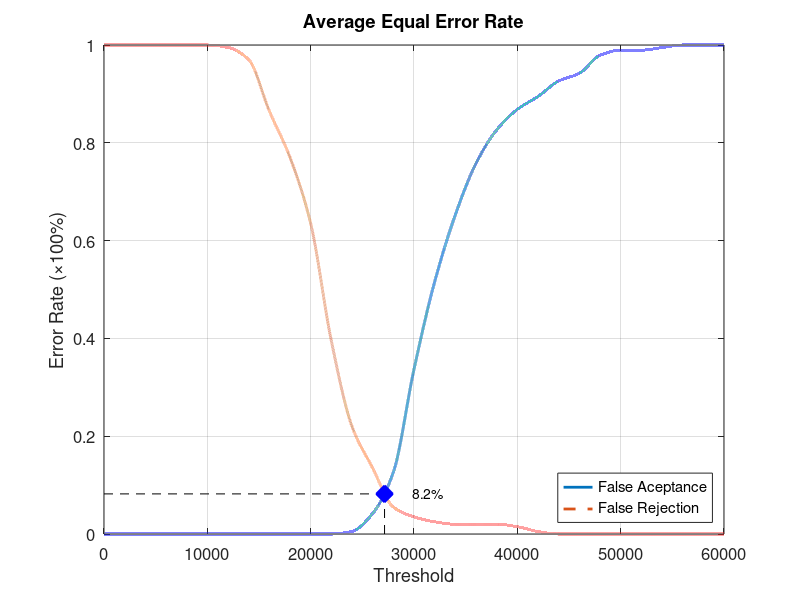
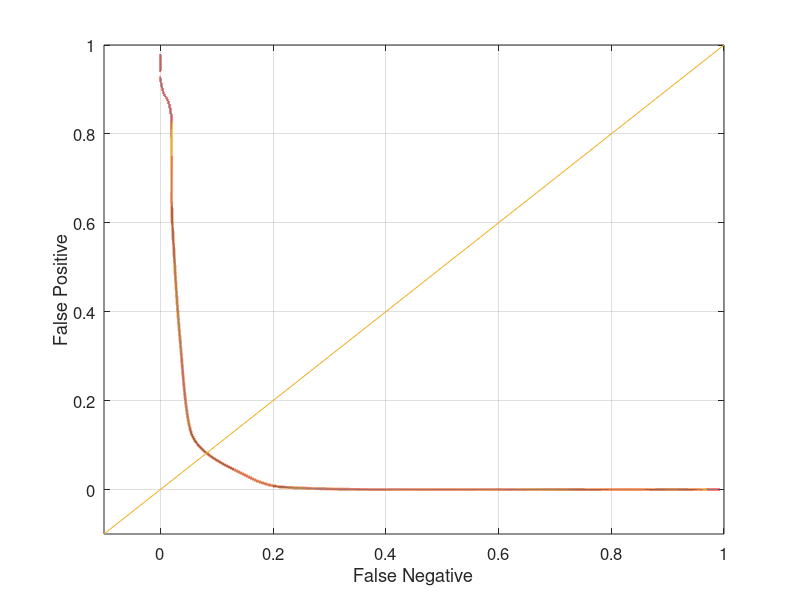

Source code (MATLAB) for these figures, in order:
function yEER = Database3_2
close all;
clear;
clc;
x = 0:2000:60000;
xq = 0:0.5:60000;

y0 = [0 0 0 0 0 0 0 0 0 0 0 0 0.00526316 0.0421053 0.126316 0.336842 0.515789 0.652632 0.757895 0.826316 0.868421 0.894737 0.926316 0.942105 0.978947 0.989474 0.989474 0.994737 1 1 1];
yy0 = interp1(x, y0, xq, 'pchip');
y1 = [1 1 1 1 1 1 0.995 0.97 0.865 0.77 0.635 0.395 0.22 0.135 0.055 0.035 0.025 0.02 0.02 0.02 0.015 0.005 0 0 0 0 0 0 0 0 0];
yy1 = interp1(x, y1, xq, 'pchip');

% Calculating EER: 
y2 = abs(y0 - y1);
find(y2 == min(y2))
yy2 = abs(yy0 - yy1);
xEER = find(yy2 == min(yy2));
xEERIndex = xq(xEER) % X-axis EER
yEER = yy0(xEER) % Y-axis EER

main = figure
plot(xq, yy0,'-','LineWidth', 2);	hold on
plot(xq, yy1,'--','LineWidth', 2);	hold on
plot([xEERIndex xEERIndex], [0 yEER], 'k--');	hold on
plot([0 xEERIndex], [yEER yEER], 'k--');	hold on
plot(xEERIndex, yEER, 'bx', 'LineWidth', 10);	hold on
text(xEERIndex + 10 * xEERIndex / 100, yEER, [num2str(round((10000 * yEER)) / 100) '%'])
legend('False Aceptance', 'False Rejection', 'Location', 'SouthEast')
xlabel('Threshold')
ylabel('Error Rate (\times100%)')
title('Average Equal Error Rate')
set(gca, 'FontSize', 12)
axis([0 60000 0 1])
grid on

print(main, 'Database3_2Main', '-dpng');
FNRxFPR = figure('Color', [1 1 1]);
plot(yy1, yy0, '-', yy1, yy0, 'LineWidth', 2);
hold on
y = -0.1:0.1:1
plot(y, y); 
set(gca, 'FontSize', 12)
xlabel('False Negative')
ylabel('False Positive')
axis([-0.1 1 -0.1 1])
set(gca, 'FontSize', 12)
grid on

print(FNRxFPR, 'Database3_2FNRxFPR','-dpng');
end
